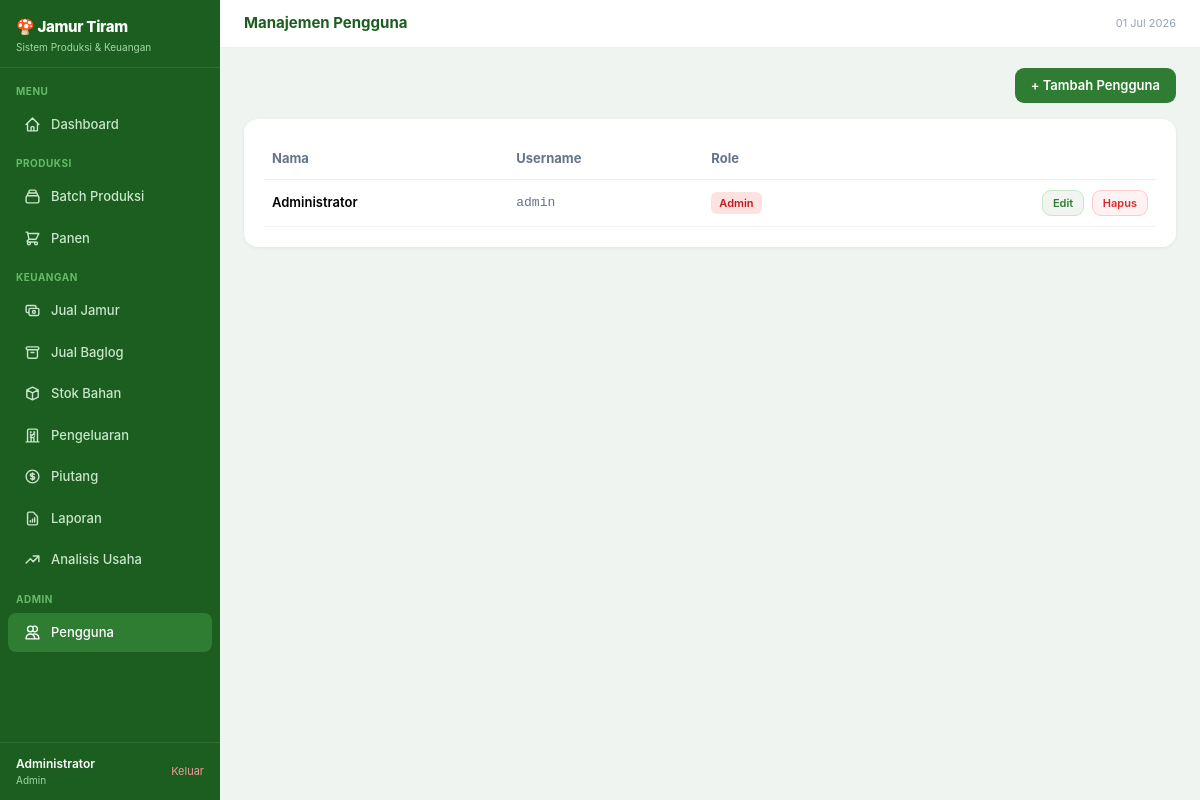
The page /users (signed in) on the database its author committed.
### tables this page shows
CREATE TABLE users (
    id          TEXT PRIMARY KEY,
    nama        TEXT NOT NULL,
    username    TEXT NOT NULL UNIQUE,
    password    TEXT NOT NULL,
    role        TEXT NOT NULL DEFAULT 'operator',  -- admin | operator | owner
    aktif       INTEGER NOT NULL DEFAULT 1,
    created_at  INTEGER NOT NULL
);

### app.py (the view)
@app.get("/users", response_class=HTMLResponse)
async def users_page(request: Request):
    user = require_login(request)
    if user["role"] != "admin":
        return RedirectResponse("/", status_code=302)
    users = db.list_users()
    return tpl.TemplateResponse(request, "users.html", _ctx(request, user=user, users=users))

### templates/users.html (shortened to what this page needs)
{% extends "base.html" %}
{% set active = "users" %}
{% block topbar_title %}Manajemen Pengguna{% endblock %}
{% block content %}
<div style="display:flex;justify-content:flex-end;margin-bottom:16px;">
  <button onclick="document.getElementById('modal-tambah').classList.remove('hidden')" class="btn-primary">+ Tambah Pengguna</button>
</div>
<div class="card">
  <table style="width:100%;border-collapse:collapse;font-size:13px;">
    <thead>
      <tr style="border-bottom:1.5px solid #e7f3e8;">
        <th style="text-align:left;padding:10px 8px;color:#64748b;">Nama</th>
        <th style="text-align:left;padding:10px 8px;color:#64748b;">Username</th>
        <th style="text-align:left;padding:10px 8px;color:#64748b;">Role</th>
        <th></th>
      </tr>
    </thead>
    <tbody>
      {% for u in users %}
      <tr style="border-bottom:1px solid #f0f4f0;">
        <td style="padding:10px 8px;font-weight:600;">{{ u.nama }}</td>
        <td style="padding:10px 8px;font-family:monospace;color:#64748b;">{{ u.username }}</td>
        <td style="padding:10px 8px;">
          <span class="badge {% if u.role=='admin' %}badge-red{% elif u.role=='owner' %}badge-blue{% else %}badge-green{% endif %}">
            {{ u.role|capitalize }}
          </span>
        </td>
        <td style="padding:10px 8px;text-align:right;">
          <button onclick="openEdit(this)"
            data-id="{{ u.id }}" data-nama="{{ u.nama|e }}" data-role="{{ u.role }}"
            class="btn-secondary" style="font-size:11px;padding:4px 10px;margin-right:4px;">Edit</button>
          <form method="post" action="/users/{{ u.id }}/hapus" style="display:inline;" onsubmit="return confirm('Hapus pengguna {{ u.nama }}?')">
            <button class="btn-danger" style="font-size:11px;padding:4px 10px;">Hapus</button>
          </form>
        </td>
      </tr>
      {% endfor %}
    </tbody>
  </table>
</div>
{% endblock %}

### templates/base.html (shortened to what this page needs)
<!DOCTYPE html>
<html lang="id">
<head>
<script src="https://cdn.tailwindcss.com"></script>
</head>
<body>
<div class="sidebar" id="sidebar">
  <div style="padding:16px 16px 12px;border-bottom:1px solid rgba(255,255,255,.1);">
    <div style="display:flex;align-items:center;justify-content:space-between;">
      <div>
        <div style="font-size:15px;font-weight:800;color:#fff;letter-spacing:-.3px;">🍄 Jamur Tiram</div>
        <div style="font-size:10px;color:#a5d6a7;margin-top:1px;">Sistem Produksi & Keuangan</div>
      </div>
    </div>
  </div>
  <nav style="padding:8px 0;overflow-y:auto;">
    <div style="padding:8px 16px 4px;font-size:10px;color:#66bb6a;font-weight:700;text-transform:uppercase;letter-spacing:.5px;">Menu</div>
    <a href="/" class="sidebar-link {% if active=='dashboard' %}active{% endif %}">
      <svg fill="none" stroke="currentColor" viewBox="0 0 24 24"><path stroke-linecap="round" stroke-linejoin="round" stroke-width="2" d="M3 12l2-2m0 0l7-7 7 7M5 10v10a1 1 0 001 1h3m10-11l2 2m-2-2v10a1 1 0 01-1 1h-3m-6 0a1 1 0 001-1v-4a1 1 0 011-1h2a1 1 0 011 1v4a1 1 0 001 1m-6 0h6"/></svg>
      Dashboard
    </a>
    <div style="padding:8px 16px 4px;font-size:10px;color:#66bb6a;font-weight:700;text-transform:uppercase;letter-spacing:.5px;margin-top:4px;">Produksi</div>
    <a href="/batch" class="sidebar-link {% if active=='batch' %}active{% endif %}">
      <svg fill="none" stroke="currentColor" viewBox="0 0 24 24"><path stroke-linecap="round" stroke-linejoin="round" stroke-width="2" d="M19 11H5m14 0a2 2 0 012 2v6a2 2 0 01-2 2H5a2 2 0 01-2-2v-6a2 2 0 012-2m14 0V9a2 2 0 00-2-2M5 11V9a2 2 0 012-2m0 0V5a2 2 0 012-2h6a2 2 0 012 2v2M7 7h10"/></svg>
      Batch Produksi
    </a>
    <a href="/panen" class="sidebar-link {% if active=='panen' %}active{% endif %}">
      <svg fill="none" stroke="currentColor" viewBox="0 0 24 24"><path stroke-linecap="round" stroke-linejoin="round" stroke-width="2" d="M3 3h2l.4 2M7 13h10l4-8H5.4M7 13L5.4 5M7 13l-2.293 2.293c-.63.63-.184 1.707.707 1.707H17m0 0a2 2 0 100 4 2 2 0 000-4zm-8 2a2 2 0 11-4 0 2 2 0 014 0z"/></svg>
      Panen
    </a>
    <div style="padding:8px 16px 4px;font-size:10px;color:#66bb6a;font-weight:700;text-transform:uppercase;letter-spacing:.5px;margin-top:4px;">Keuangan</div>
    <a href="/penjualan" class="sidebar-link {% if active=='penjualan' %}active{% endif %}">
      <svg fill="none" stroke="currentColor" viewBox="0 0 24 24"><path stroke-linecap="round" stroke-linejoin="round" stroke-width="2" d="M17 9V7a2 2 0 00-2-2H5a2 2 0 00-2 2v6a2 2 0 002 2h2m2 4h10a2 2 0 002-2v-6a2 2 0 00-2-2H9a2 2 0 00-2 2v6a2 2 0 002 2zm7-5a2 2 0 11-4 0 2 2 0 014 0z"/></svg>
      Jual Jamur
    </a>
    <a href="/penjualan-baglog" class="sidebar-link {% if active=='penjualan_baglog' %}active{% endif %}">
      <svg fill="none" stroke="currentColor" viewBox="0 0 24 24"><path stroke-linecap="round" stroke-linejoin="round" stroke-width="2" d="M5 8h14M5 8a2 2 0 110-4h14a2 2 0 110 4M5 8v10a2 2 0 002 2h10a2 2 0 002-2V8m-9 4h4"/></svg>
      Jual Baglog
    </a>
    <a href="/stok" class="sidebar-link {% if active=='stok' %}active{% endif %}">
      <svg fill="none" stroke="currentColor" viewBox="0 0 24 24"><path stroke-linecap="round" stroke-linejoin="round" stroke-width="2" d="M20 7l-8-4-8 4m16 0l-8 4m8-4v10l-8 4m0-10L4 7m8 4v10M4 7v10l8 4"/></svg>
      Stok Bahan
    </a>
    <a href="/keuangan" class="sidebar-link {% if active=='keuangan' %}active{% endif %}">
      <svg fill="none" stroke="currentColor" viewBox="0 0 24 24"><path stroke-linecap="round" stroke-linejoin="round" stroke-width="2" d="M9 14l6-6m-5.5.5h.01m4.99 5h.01M19 21V5a2 2 0 00-2-2H7a2 2 0 00-2 2v16m14 0h2m-2 0h-5m-9 0H3m2 0h5M9 7h1m-1 4h1m4-4h1m-1 4h1m-5 10v-5a1 1 0 011-1h2a1 1 0 011 1v5m-4 0h4"/></svg>
      Pengeluaran
    </a>
    <a href="/piutang" class="sidebar-link {% if active=='piutang' %}active{% endif %}">
      <svg fill="none" stroke="currentColor" viewBox="0 0 24 24"><path stroke-linecap="round" stroke-linejoin="round" stroke-width="2" d="M12 8c-1.657 0-3 .895-3 2s1.343 2 3 2 3 .895 3 2-1.343 2-3 2m0-8c1.11 0 2.08.402 2.599 1M12 8V7m0 1v8m0 0v1m0-1c-1.11 0-2.08-.402-2.599-1M21 12a9 9 0 11-18 0 9 9 0 0118 0z"/></svg>
      Piutang
    </a>
    <a href="/laporan" class="sidebar-link {% if active=='laporan' %}active{% endif %}">
      <svg fill="none" stroke="currentColor" viewBox="0 0 24 24"><path stroke-linecap="round" stroke-linejoin="round" stroke-width="2" d="M9 17v-2m3 2v-4m3 4v-6m2 10H7a2 2 0 01-2-2V5a2 2 0 012-2h5.586a1 1 0 01.707.293l5.414 5.414a1 1 0 01.293.707V19a2 2 0 01-2 2z"/></svg>
      Laporan
    </a>
    <a href="/analisis" class="sidebar-link {% if active=='analisis' %}active{% endif %}">
      <svg fill="none" stroke="currentColor" viewBox="0 0 24 24"><path stroke-linecap="round" stroke-linejoin="round" stroke-width="2" d="M13 7h8m0 0v8m0-8l-8 8-4-4-6 6"/></svg>
      Analisis Usaha
    </a>
    {% if user and user.role == 'admin' %}
    <div style="padding:8px 16px 4px;font-size:10px;color:#66bb6a;font-weight:700;text-transform:uppercase;letter-spacing:.5px;margin-top:4px;">Admin</div>
    <a href="/users" class="sidebar-link {% if active=='users' %}active{% endif %}">
      <svg fill="none" stroke="currentColor" viewBox="0 0 24 24"><path stroke-linecap="round" stroke-linejoin="round" stroke-width="2" d="M12 4.354a4 4 0 110 5.292M15 21H3v-1a6 6 0 0112 0v1zm0 0h6v-1a6 6 0 00-9-5.197M13 7a4 4 0 11-8 0 4 4 0 018 0z"/></svg>
      Pengguna
    </a>
    {% endif %}
  </nav>
  <div style="position:absolute;bottom:0;left:0;right:0;padding:12px 16px;border-top:1px solid rgba(255,255,255,.1);">
    {% if user %}
    <div style="display:flex;align-items:center;justify-content:space-between;">
      <div>
        <div style="font-size:12px;font-weight:600;color:#fff;">{{ user.nama }}</div>
        <div style="font-size:10px;color:#a5d6a7;">{{ user.role|capitalize }}</div>
      </div>
      <a href="/logout" style="color:#ef9a9a;font-size:11px;text-decoration:none;">Keluar</a>
    </div>
    {% endif %}
  </div>
</div>
<div id="main-content">
  <div style="background:#fff;border-bottom:1px solid #e7f3e8;padding:12px 24px;display:flex;align-items:center;gap:12px;position:sticky;top:0;z-index:30;">
    <h1 style="font-size:15px;font-weight:700;color:#1B5E20;flex:1;">{% block topbar_title %}{% endblock %}</h1>
    <span style="font-size:11px;color:#94a3b8;">{{ now.strftime('%d %b %Y') }}</span>
  </div>
  <div style="padding:20px 24px;">
    {% block content %}{% endblock %}
  </div>
</div>
</body>
</html>

### templates/base.html (style rules this page uses)
:root { --green: #2E7D32; --green-l: #81C784; --yellow: #FFC107; }
body { font-family: 'Inter', system-ui, sans-serif; background: #f0f4f0; }
.sidebar { background: #1B5E20; min-height: 100vh; width: 220px; position: fixed; left: 0; top: 0; z-index: 50; transition: transform .2s ease; }
.sidebar-link { display: flex; align-items: center; gap: 10px; padding: 10px 16px; color: #c8e6c9; font-size: 13px; font-weight: 500; border-radius: 8px; margin: 2px 8px; transition: all .15s; text-decoration: none; }
.sidebar-link:hover, .sidebar-link.active { background: #2E7D32; color: #fff; }
.sidebar-link svg { width: 17px; height: 17px; flex-shrink: 0; }
#main-content { margin-left: 220px; }
.card { background: #fff; border-radius: 14px; padding: 20px; box-shadow: 0 1px 4px rgba(0,0,0,.06); }
.btn-primary { display: inline-flex; align-items: center; gap: 6px; background: #2E7D32; color: #fff; font-size: 13px; font-weight: 600; padding: 8px 16px; border-radius: 9px; border: none; cursor: pointer; text-decoration: none; transition: background .15s; }
.btn-secondary { display: inline-flex; align-items: center; gap: 6px; background: #f1f5f1; color: #2E7D32; font-size: 13px; font-weight: 600; padding: 8px 16px; border-radius: 9px; border: 1px solid #c8e6c9; cursor: pointer; text-decoration: none; transition: all .15s; }
.btn-danger { display: inline-flex; align-items: center; gap: 6px; background: #fef2f2; color: #dc2626; font-size: 13px; font-weight: 600; padding: 8px 14px; border-radius: 9px; border: 1px solid #fecaca; cursor: pointer; transition: all .15s; }
.badge { display: inline-flex; align-items: center; gap: 4px; font-size: 11px; font-weight: 600; padding: 3px 8px; border-radius: 6px; }
.badge-red { background: #fee2e2; color: #b91c1c; }

### rows shown on the page
users: nama "Administrator", username "admin", role "Admin"

### other values the page prints
{{ user.role|capitalize }} "Admin"
{{ now.strftime('%d %b %Y') }} "01 Jul 2026"
